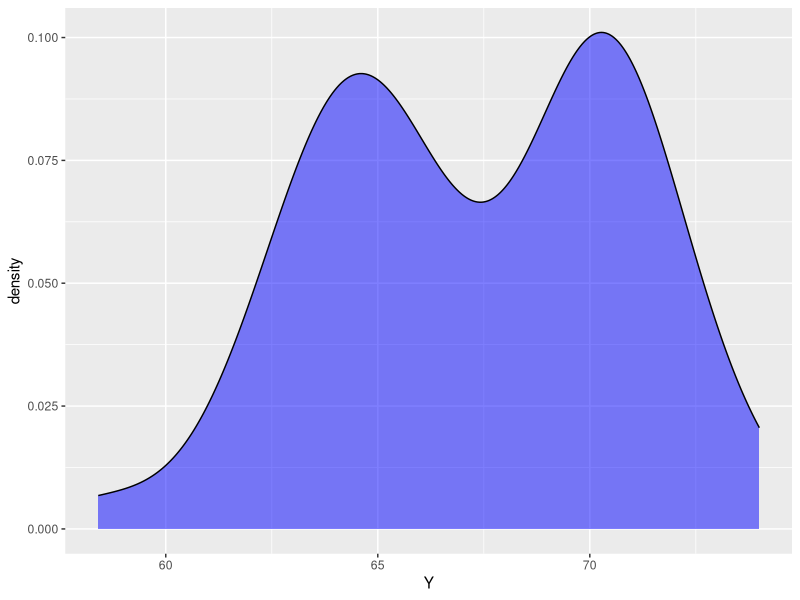
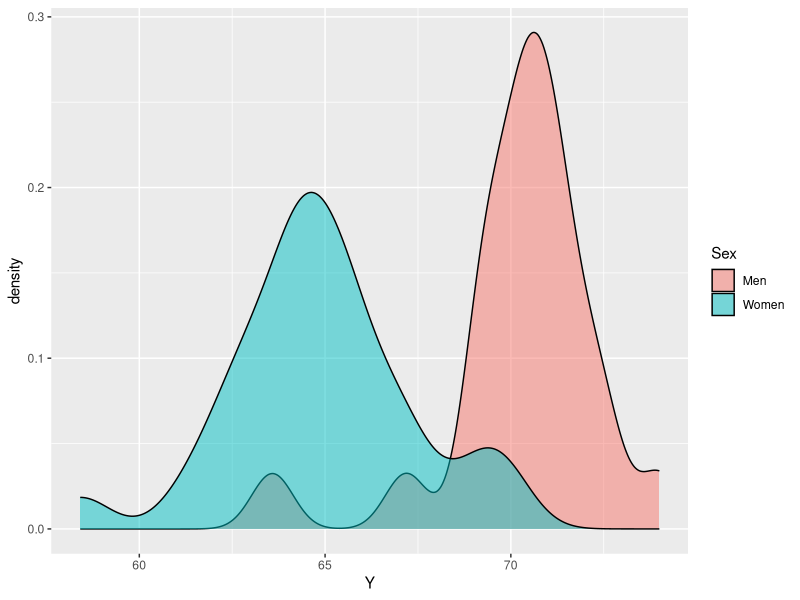

Here is the R script that generated these plots, in order:
## ---- chunk 1
library(dplyr); library(ggplot2)
knitr::opts_chunk$set(echo=FALSE)
## ---- chunk 2
set.seed(01042022)
prop <- .55
n <- 50

ex <- data.frame(
  Sex = c(rep('Women', prop*n), rep('Men', (1-prop)*n)), 
  Y = c(rnorm(prop*n, 65, 2), rnorm((1-prop)*n, 70,3))
)
ex %>% 
  ggplot(aes(x=Y)) + 
  geom_density(fill='blue', alpha=.5)
## ---- chunk 3
ex %>% 
  ggplot(aes(x=Y, fill=Sex)) + 
  geom_density(alpha=.5)
